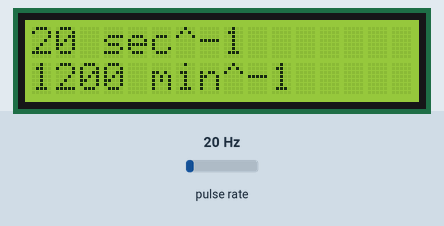
This sketch was run on a simulated ESP8266 (NodeMCU). Parts: 16×2 character LCD. Wiring (inferred from the names in the program): pulse sensor: data D6. Inputs (shaded band) come from the test bench; at power-on: pulse rate 20 Hz. What the sketch prints to the serial monitor is not drawn.

Above: at 1.2 s.
1.3 s: pulse rate (sensor on D6) set to 4 Hz
At 3.7 s:
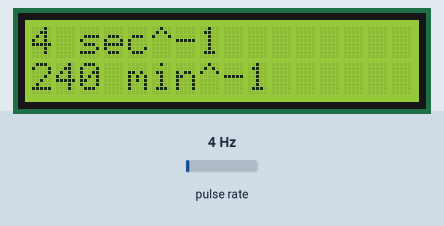
4.3 s: pulse rate (sensor on D6) set to 50 Hz
At 7.0 s:
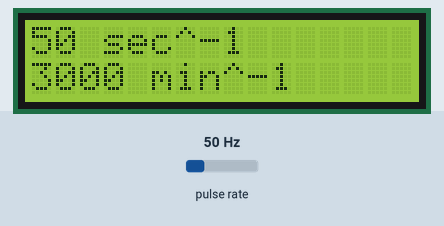
7.3 s: pulse rate (sensor on D6) set to 196 Hz
At 9.6 s:
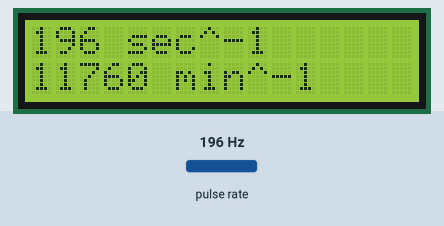
Timing chart, 0 to 11.1 s (numbered marks = the images above; inputs shaded):
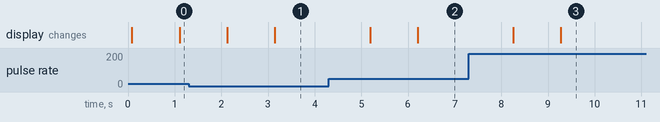

The sketch:

ESP8266_RPM_Meter.ino
```cpp
//DIY Tachometer to Measure Accurate RPM using ESP8266 - NodeMCU
//This code is published by https://www.circuitschools.com
//Attribution required to republish.
#include <LiquidCrystal_I2C.h>

// Create the lcd object address 0x3F and 16 columns x 2 rows
LiquidCrystal_I2C lcd(0x27, 16,2);  //

uint8_t irport = D6;
unsigned long lastflash;
int RPM;
void ICACHE_RAM_ATTR sens() {
  RPM++;
}

void setup() {
Serial.begin(9600);
lcd.init();

  // Turn on the backlight on LCD.
  lcd.backlight();

// IR Infrared sensor
pinMode(irport, INPUT_PULLUP);
attachInterrupt(digitalPinToInterrupt(irport), sens, RISING);
 //SENSOR: GPIO0(NodeMCU - D3)
}

void loop() {
  noInterrupts();
  int wings= 1;  // no of wings of rotating object, for disc object use 1 with white tape on one side
  int RPMnew = RPM/wings;  //here we used fan which has 3 wings
  Serial.print(RPMnew);
  Serial.print(" sec^-1");  //Revolutions per second
  lcd.clear();
  lcd.print(RPMnew);
  lcd.print(" sec^-1");
  Serial.print((RPMnew*60));
  Serial.println(" min^-1");   //Revolutions per minute
  lcd.setCursor(0, 1);
  lcd.print(RPMnew*60);
  lcd.print(" min^-1");
  RPM=0;
  interrupts();
  delay(1000);  //1 second.
}
```

Measured:
- after the input at 1.3 s, the display: first changes after 0.82 s (image 1 shows a later state)
- after the input at 4.3 s, the display: first changes after 0.89 s (image 2 shows a later state)
- after the input at 7.3 s, the display: first changes after 0.95 s (image 3 shows a later state)
